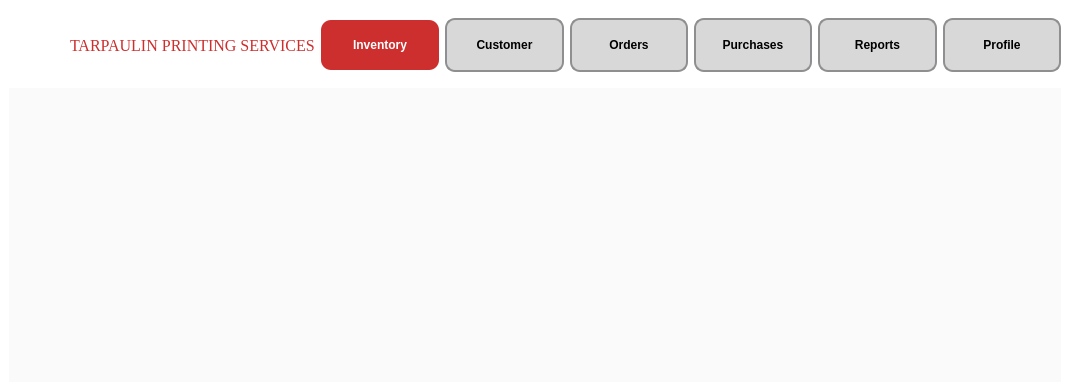
<?xml version="1.0" encoding="UTF-8"?>
<ui version="4.0">
 <class>MainWindow</class>
 <widget class="QMainWindow" name="MainWindow">
  <property name="geometry">
   <rect>
    <x>0</x>
    <y>0</y>
    <width>1070</width>
    <height>391</height>
   </rect>
  </property>
  <property name="sizePolicy">
   <sizepolicy hsizetype="Fixed" vsizetype="Fixed">
    <horstretch>0</horstretch>
    <verstretch>0</verstretch>
   </sizepolicy>
  </property>
  <property name="windowTitle">
   <string>MainWindow</string>
  </property>
  <property name="styleSheet">
   <string notr="true">background-color: white;</string>
  </property>
  <widget class="QWidget" name="centralwidget">
   <layout class="QVBoxLayout" name="verticalLayout">
    <item>
     <widget class="QFrame" name="NavbarFrame">
      <property name="enabled">
       <bool>true</bool>
      </property>
      <property name="sizePolicy">
       <sizepolicy hsizetype="Preferred" vsizetype="Preferred">
        <horstretch>0</horstretch>
        <verstretch>0</verstretch>
       </sizepolicy>
      </property>
      <property name="styleSheet">
       <string notr="true">QPushButton {
    min-width: 100px; 
    min-height: 40px;
    max-width: 150px;
    max-height: 40px;
	font-size:12px;
	border: 2px solid #8f8f91; 
	border-radius: 10px;
	background-color: #d8d8d8; 
	min-width: 80px; 
	min-height: 30px; 
	padding: 5px; 
	color: black; 
	font-weight: bold; 
}
</string>
      </property>
      <property name="frameShape">
       <enum>QFrame::NoFrame</enum>
      </property>
      <property name="frameShadow">
       <enum>QFrame::Plain</enum>
      </property>
      <layout class="QHBoxLayout" name="horizontalLayout">
       <property name="leftMargin">
        <number>0</number>
       </property>
       <property name="rightMargin">
        <number>0</number>
       </property>
       <item>
        <widget class="QLabel" name="Logo">
         <property name="enabled">
          <bool>true</bool>
         </property>
         <property name="sizePolicy">
          <sizepolicy hsizetype="Fixed" vsizetype="Fixed">
           <horstretch>0</horstretch>
           <verstretch>0</verstretch>
          </sizepolicy>
         </property>
         <property name="minimumSize">
          <size>
           <width>55</width>
           <height>55</height>
          </size>
         </property>
         <property name="maximumSize">
          <size>
           <width>55</width>
           <height>55</height>
          </size>
         </property>
         <property name="autoFillBackground">
          <bool>false</bool>
         </property>
         <property name="styleSheet">
          <string notr="true"/>
         </property>
         <property name="text">
          <string/>
         </property>
         <property name="textFormat">
          <enum>Qt::RichText</enum>
         </property>
         <property name="pixmap">
          <pixmap>static/logo.png</pixmap>
         </property>
         <property name="scaledContents">
          <bool>true</bool>
         </property>
         <property name="wordWrap">
          <bool>false</bool>
         </property>
        </widget>
       </item>
       <item>
        <widget class="QLabel" name="tarp">
         <property name="font">
          <font>
           <family>Georgia</family>
           <pointsize>12</pointsize>
           <weight>9</weight>
           <italic>false</italic>
           <bold>false</bold>
          </font>
         </property>
         <property name="autoFillBackground">
          <bool>false</bool>
         </property>
         <property name="styleSheet">
          <string notr="true">font: 75 12pt &quot;Georgia&quot;;
color: #CD2E2E;</string>
         </property>
         <property name="text">
          <string>TARPAULIN PRINTING SERVICES</string>
         </property>
        </widget>
       </item>
       <item>
        <widget class="QPushButton" name="Inventory">
         <property name="minimumSize">
          <size>
           <width>90</width>
           <height>40</height>
          </size>
         </property>
         <property name="styleSheet">
          <string notr="true">font-size:12px;
color: white;
border: #CD2E2E;
background-color: #CD2E2E;</string>
         </property>
         <property name="text">
          <string>Inventory</string>
         </property>
        </widget>
       </item>
       <item>
        <widget class="QPushButton" name="Customer">
         <property name="styleSheet">
          <string notr="true">font-size:12px;</string>
         </property>
         <property name="text">
          <string>Customer</string>
         </property>
        </widget>
       </item>
       <item>
        <widget class="QPushButton" name="Order">
         <property name="styleSheet">
          <string notr="true">font-size:12px;</string>
         </property>
         <property name="text">
          <string>Orders</string>
         </property>
        </widget>
       </item>
       <item>
        <widget class="QPushButton" name="Purchase">
         <property name="styleSheet">
          <string notr="true">font-size:12px;</string>
         </property>
         <property name="text">
          <string>Purchases</string>
         </property>
        </widget>
       </item>
       <item>
        <widget class="QPushButton" name="Report">
         <property name="styleSheet">
          <string notr="true">font-size:12px;</string>
         </property>
         <property name="text">
          <string>Reports</string>
         </property>
        </widget>
       </item>
       <item>
        <widget class="QPushButton" name="Profile">
         <property name="styleSheet">
          <string notr="true">font-size:12px;</string>
         </property>
         <property name="text">
          <string>Profile</string>
         </property>
        </widget>
       </item>
      </layout>
     </widget>
    </item>
    <item>
     <widget class="QFrame" name="Table">
      <property name="sizePolicy">
       <sizepolicy hsizetype="Expanding" vsizetype="Expanding">
        <horstretch>0</horstretch>
        <verstretch>0</verstretch>
       </sizepolicy>
      </property>
      <property name="styleSheet">
       <string notr="true">background-color: #FAFAFA;
</string>
      </property>
      <property name="frameShape">
       <enum>QFrame::NoFrame</enum>
      </property>
      <property name="frameShadow">
       <enum>QFrame::Plain</enum>
      </property>
     </widget>
    </item>
   </layout>
  </widget>
 </widget>
 <resources>
  <include location="images.qrc"/>
  <include location="static/fonts/font.qrc"/>
 </resources>
 <connections/>
</ui>
